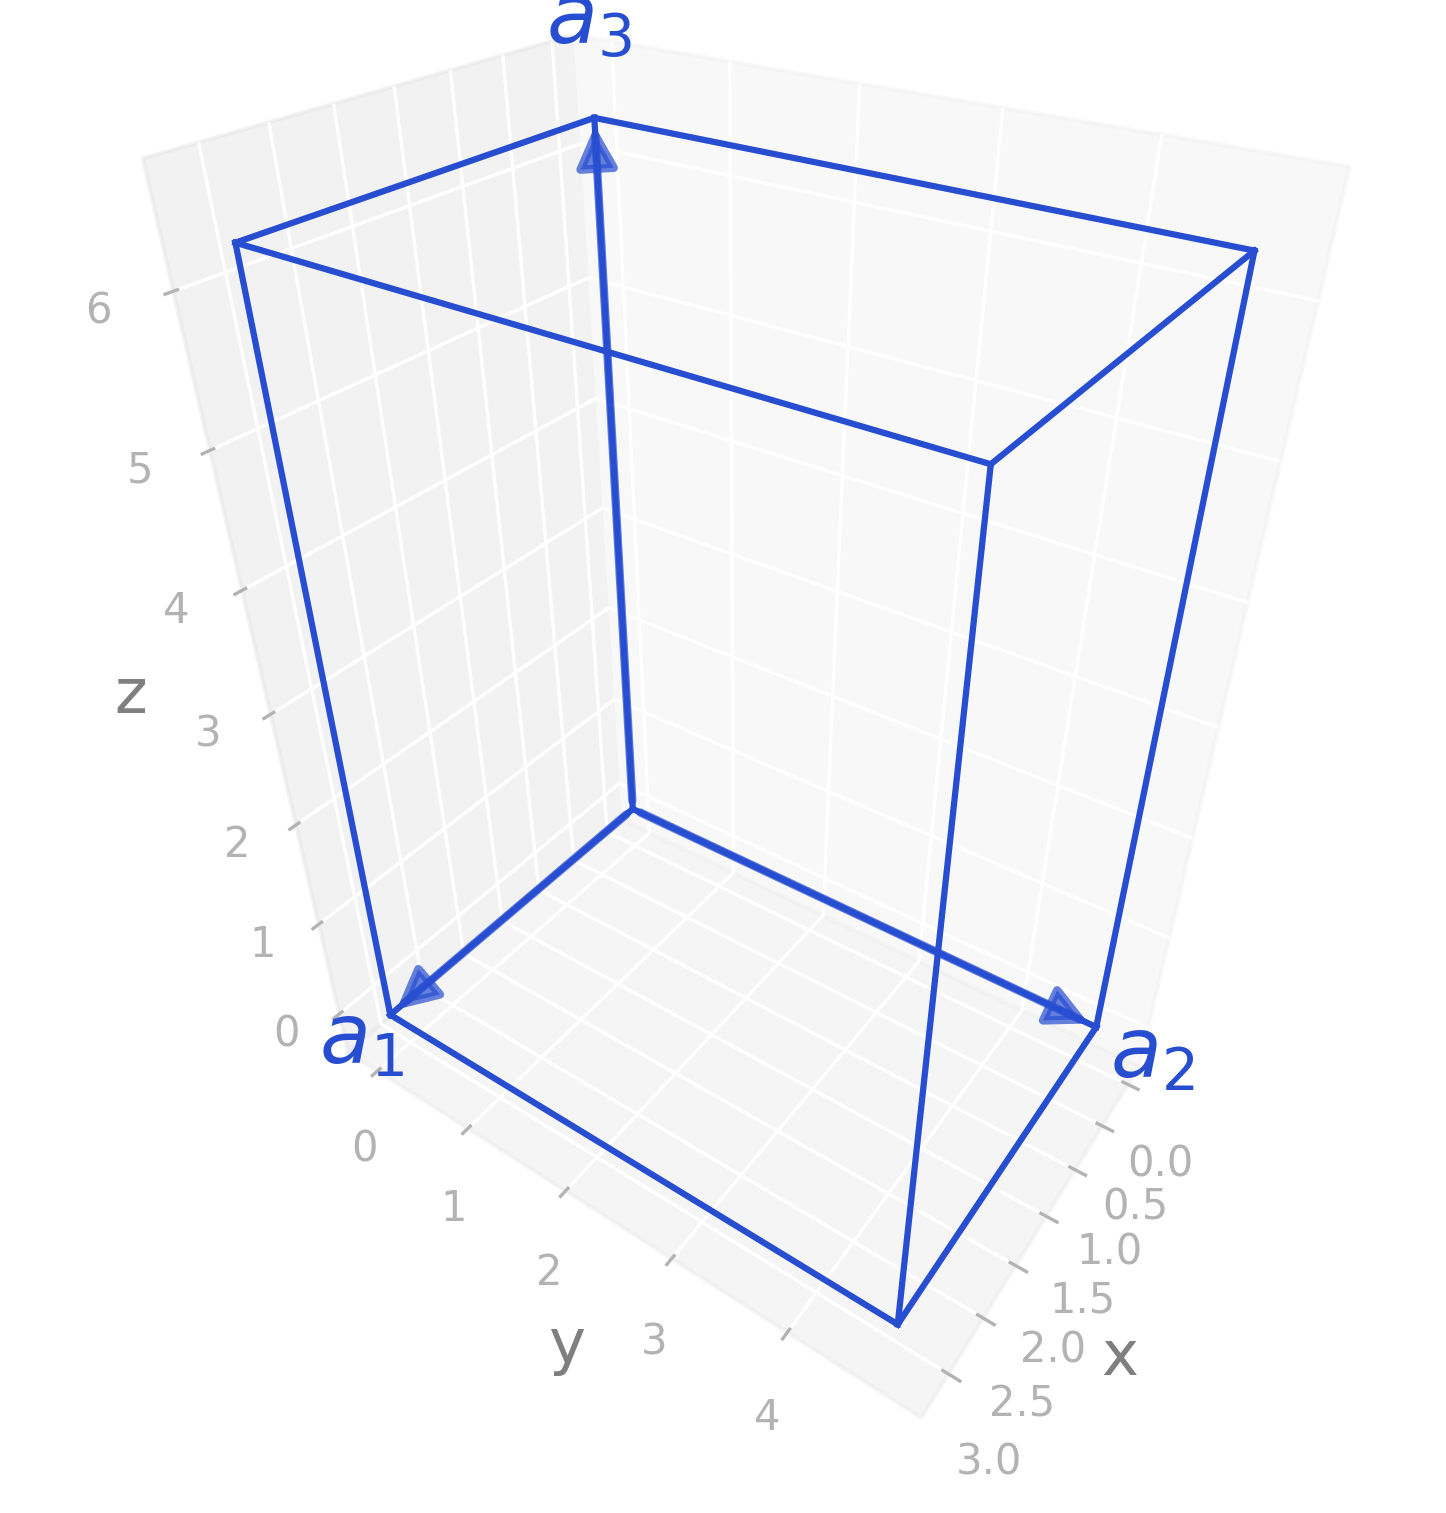

The Python source for this figure:
import radtools as rad

l = rad.lattice_example(f"ORC")
l.plot("primitive")
# Save an image:
l.savefig(
    "orc_real.png",
    elev=36,
    azim=35,
    dpi=300,
   bbox_inches="tight",
)
# Interactive plot:
l.show(elev=36, azim=35)
